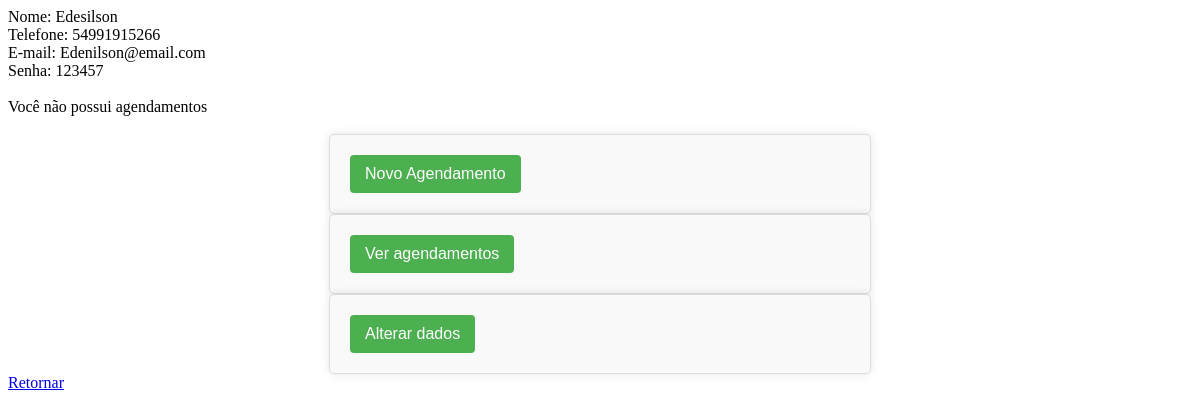
/verificar.php?id_cliente=1, run on the app's committed database.
### tables this page shows
CREATE TABLE `clientes` (
  `id_cliente` int(11) NOT NULL,
  `nome` varchar(100) DEFAULT NULL,
  `telefone` varchar(100) DEFAULT NULL,
  `email` varchar(100) DEFAULT NULL,
  `senha` varchar(100) DEFAULT NULL
);

### cadastro.class.php (called while the page is built, shortened)
<?php
class Cadastro {
    public function selectClienteId($id_cliente){
        $database = new Conexao();
        $db = $database->getConnection();
        $sql = "SELECT * FROM clientes WHERE id_cliente=:id_cliente";
        try{
            $stmt = $db->prepare($sql);
            $stmt->bindParam(':id_cliente',$id_cliente);
            $stmt->execute();
            $result = $stmt->fetchAll(PDO::FETCH_ASSOC);
            return $result;
        }catch(PDOException $e){
            echo 'Erro ao listar cliente: ' . $e->getMessage();
            $result = [];
            return $result;
        }
    }
}

### verificar.php (the view, shortened to what this page needs)
<!DOCTYPE html>
<html lang="en">
<head>
    <link rel="stylesheet" href="css/style.css">
</head>
<body>
    <?php
        include "cadastro.class.php";
        $c = new Cadastro();
        if(isset($_POST['email']) && isset($_POST['senha'])){
            $email = $_POST['email'];
            $senha = $_POST['senha'];
            $cliente = $c->selectCliente($email, $senha);
        } else {
            $id_cliente = $_GET['id_cliente'];
            $cliente = $c->selectClienteId($id_cliente);
        }
        if(empty($cliente)){
            echo "E-mail ou senha invalidos";
            ?>
            <br>
            <a href="login.php">Retornar</a><br>
            <?php
        } else {
            foreach($cliente as $cl) {
                echo "Nome: " . $cl['nome'] . "<br>" .
                "Telefone: " . $cl['telefone'] . "<br>" .
                "E-mail: " . $cl['email'] . "<br>" .
                "Senha: " . $cl['senha'] . "<br>";
            }
            $id = $cliente[0]['id_cliente'];
            $horario=$c->selectAgendamento($id);
            if(empty($horario)){
                echo "<br>"."Você não possui agendamentos"."<br>";
            }
    ?>
    <br>
    <form action="agendamento.php" method="post">
        <input type="submit" value="Novo Agendamento">
        <br>
    </form>
    <form action="historico.php" method="post">
        <input type="submit" value="Ver agendamentos">
        <br>
    </form>
    <form action="alterar.php" method="post">
        <input type="submit" value="Alterar dados">
        <br>
    </form>
    <a href="login.php">Retornar</a><br>
<?php } ?>
</body>
</html>

### style.css (style rules this page uses)
form { max-width: 500px; margin: 0 auto; padding: 20px; background-color: #f9f9f9; border: 1px solid #ddd; border-radius: 5px; box-shadow: 0 0 10px rgba(0, 0, 0, 0.1); }
form input[type="submit"], form button { background-color: #4CAF50; color: white; padding: 10px 15px; border: none; border-radius: 4px; cursor: pointer; font-size: 16px; }

### data on the page
clientes: nome "Edesilson", telefone "54991915266", email "Edenilson@email.com", senha "123457"
